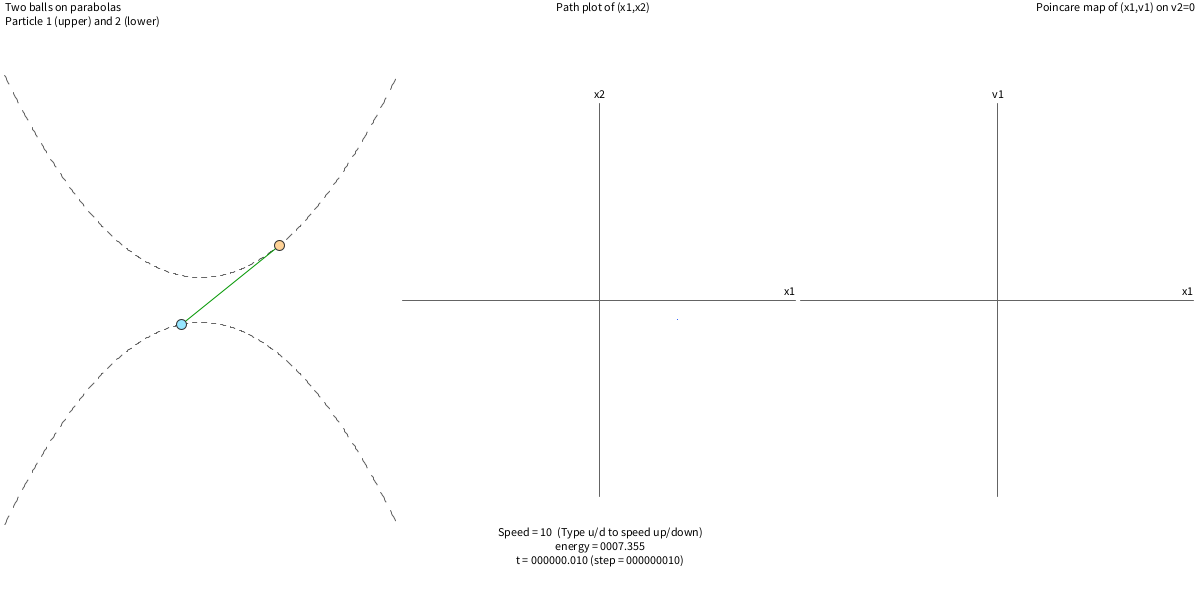
Frame 1 (no input)
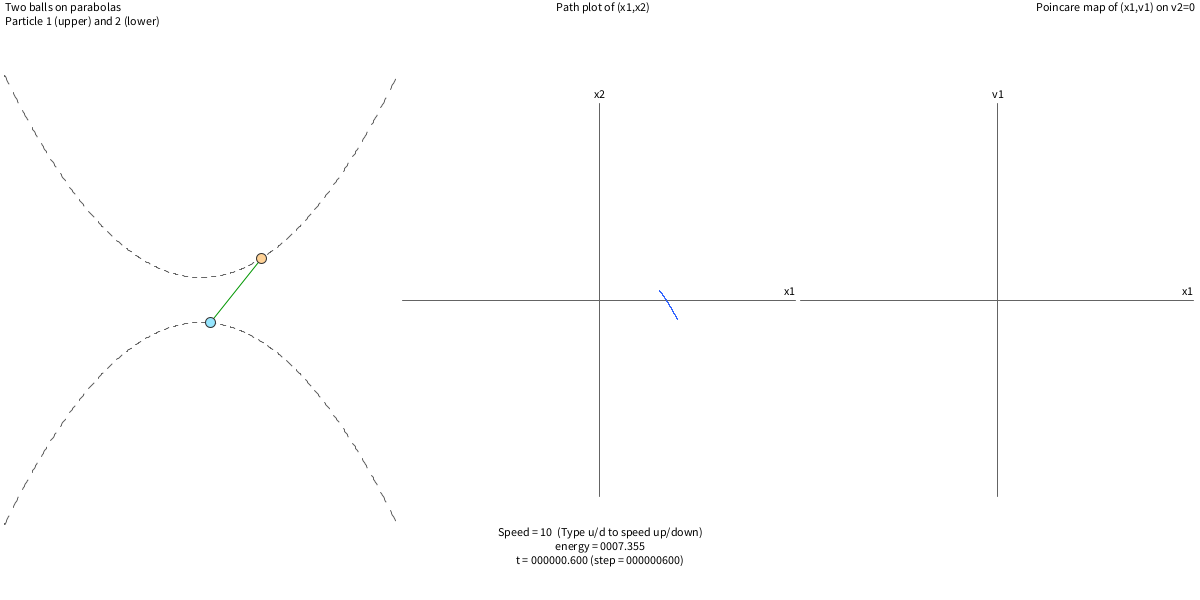
Frame 60 (the mouse pressed at the canvas centre just before this capture)
Frame 120 (the mouse held since frame 60 and released just before this capture): identical to frame 60, image omitted

The Processing sketch that drew these frames (run headless with seeded random() and noise(); from frame 60 on, the mouse is pressed at the canvas centre):

// Processing sketch: two_balls_on_parabolas_multi
// ── two_balls_on_parabolas_multi.pde
/*

  two_balls_on_parabolas_multi.pde
  
  * シミュレーションモデル  
    - 2つの質点（質量同じ）がそれぞれ別の放物線の上を摩擦なしで滑る。
    - 2つの放物線の方程式は以下の通り：
       放物線1：y = +x^2 + 1
       放物線2：y = -x^2 - 1
    - 2つの質点（質点1と質点2）は線形バネで連結されている。
    - バネの自然長と質量はゼロとする。
    - 重力の影響は無視する。  
  
  * 変数の定義
    - この系の自由度は2である。
    - 質点1のx座標をx1,x1の時間微分（=速度のx成分）をv1とする
    - 質点2も同様。
    - 一般化座標(x1,x2,v1,v2)をGeneralCoordsクラスにまとめた。
  
  * この系のラグランジアンは
           L(x1,x2,v1,v2) = (m/2)*(v1^2+4*x1^2*v1^2)
                          + (m/2)*(v2^2+4*x2^2*v2^2)
                          - (k/2)*s^2,
    ここで以下は作業用の変数：
            s = sqrt(dx^2+dy^2), dx=x1-x2, dy=x1^2+x2^2+2.

  * シミュレーション手法
    - ラグランジュの運動方程式をequation_of_motion()関数で解く。
    - 数値積分には古典的な4次ルンゲ・クッタ法を使う。
    - 座標や物理量はfloat（単精度）浮動小数点数として計算している。
    - 精度確認のため全エネルギーを計算・表示する。
  
  * 可視化
    - Processingの線分と円の表示機能を使用。
    - Processingではy軸（+y）の向きが画面の下方向なのでmap関数で反転し、
      y軸+yが画面の上方向になるようにしている。
    - Processingのウィンドウ画面を3つの領域に分割して使う。
    - 細かく言えばこの3つの領域の周囲にヘッダとフッタ領域も確保している。
        +------------+------------+------------+
        |            |            |            |
        |     x-y    |    x1-x2   |   x1-v1    |
        |     plot   |     plot   |  Poincare  |
        |(real space)|(Every time |    map     |
        |            |      steps)| (For v2=0) |
        |            |            |            |
        +------------+------------+------------+
       
  * 使用法
    - 初期条件の設定は setup()関数の以下の部分で変更する。
        balls = new GeneralCoords( 質点1のx座標, その時間微分,
                                   質点2のx座標, その時間微分 )
    - キーボードのuキーで計算（表示）の加速。
    - キーボードのdキーで計算（表示）の減速。
    - キーボードのsキーで計算（表示）の一時停止(stop)と再スタート(start)。
    - マウスクリックもstart/stopのトグル。 
    
  * 開発履歴
    - Akira Kageyama (kage@port.kobe-u.ac.jp)
    - June 29, 2023
    - July 05, 2023 ポアンカレマップ（双方向交差→片方向交差）
  
*/


final int VERTICAL_MARGIN = 75;
final int HORIZONTAL_MARGIN = 5;


float time = 0.0;
int step = 0;
float dt = 0.001;

boolean running_state_toggle = true;

float x_coord_min = -3.0;
float x_coord_max =  3.0;

int speed = 10;

GeneralCoords balls;
GeneralCoords balls_prev;

final float SPRING_K  = 1.0;
final float PARTICLE_MASS = 1.0;
final float OMEGA_SQ = SPRING_K/PARTICLE_MASS;



class Window {
    int xmin;
    int xmax;
    int ymin;
    int ymax;
   
    Window(int xmin,int ymin,int xmax,int ymax) {
        this.xmin = xmin;
        this.ymin = ymin;
        this.xmax = xmax;
        this.ymax = ymax;
    }
   
    void background(int gray) {
        noStroke();
        fill(gray);
        rect(xmin,ymin,(xmax-xmin),(ymax-ymin));
    }
   
    void frame(int gray) {
        stroke(gray);
        noFill();
        rect(xmin,ymin,(xmax-xmin),(ymax-xmin));
    }
    
    void translate_origin() {
        translate((xmax+xmin)/2,(ymax+ymin)/2); //<>//
    }
    
      // 
      // |<---------width--------->|
      // .                         .
      // .                         .
      // +-------------------------+ ... ---
      // |    |      VM       |    |     /|\
      // |----+---------------+----|      |
      // |    |               |    |      |
      // |    | VM=Vertical   |    |      |
      // | HM |      Margin   | HM |    height
      // |    | HM=Horizontal |    |      |
      // |    |        Margin |    |      |
      // |----+---------------+----|      |
      // |    |      VM       |    |     \|/
      // +-------------------------+ ... ---
      // (x,y) = physical unit coords. 
      // (map(x),map(y)) = pixel coords.
    
    float mapx(float x) {
        float scale = (this.xmax - this.xmin)/(x_coord_max-x_coord_min);
        return x*scale;
    }
    
    
    float mapy(float y) {
        float y_coord_max = parabola_func_upper(x_coord_max);
        float y_coord_min = -y_coord_max;
        float scale = (this.ymax-this.ymin)/(y_coord_max-y_coord_min);
        return -scale*y;  // reverse up/down direction.
    }

    
    void draw_axes_x1_x2() {
      pushMatrix();
        translate_origin();
        stroke(100,100,100);
        line(mapx(x_coord_min),0,mapx(x_coord_max),0);
        line(0,mapx(x_coord_min),0,mapx(x_coord_max));
      popMatrix();
    }


    void draw_balls_on_xyplane(float x1,float x2) {
      pushMatrix();
          translate_origin();
          stroke(50,100,255); 
          point(mapx(x1),-mapx(x2));
      popMatrix();
    }

    void draw_parabolas() {
      pushMatrix();
        translate_origin();
        
        int nx = 500;
        float dx = (x_coord_max-x_coord_min)/nx;
        float x, y;
    
        float x_prev = x_coord_min;
        float y_prev = parabola_func_upper(x_prev);
    
        for (int i=1; i<=nx; i++) { // starts from i=1.
            x = x_coord_min + dx*i;
            y = parabola_func_upper(x);
            if ( i%12 <= 6 ) stroke(100,100,100);
            else             stroke(255,255,255);
            line(mapx(x_prev),mapy(y_prev),mapx(x),mapy(y));
            x_prev = x;
            y_prev = y;
        }
    
        x_prev = x_coord_min;
        y_prev = parabola_func_lower(x_prev);
    
        for (int i=1; i<=nx; i++) { // starts from i=1.
          x = x_coord_min + dx*i;
          y = parabola_func_lower(x);
          if ( i%12 <= 6 ) stroke(100,100,100);
          else             stroke(255,255,255);
          line(mapx(x_prev),mapy(y_prev),mapx(x),mapy(y));
          x_prev = x;
          y_prev = y;
        }
      popMatrix();
    }
    
    
    void draw_balls_on_parabolas(float x1,float x2) {
      pushMatrix();
        translate_origin();
        stroke(50); 
        fill(255,210,150);
    
        float y1 = parabola_func_upper(x1);
        ellipse(mapx(x1),mapy(y1),10,10);
        
        fill(150,230,255);
        float y2 = parabola_func_lower(x2);
        ellipse(mapx(x2),mapy(y2),10,10);
      popMatrix();
    }
     
    
    void draw_poincare_x1_x2(float x1, float x2) {
      pushMatrix();
        translate_origin();
        stroke(255,100,100); 
        point(mapx(x1),-mapx(x2));
      popMatrix();
    }
         
    
    void draw_poincare_x1_v1(float x1, float v1) {
      float factor = 0.8; // trial and errors.
      pushMatrix();
        translate_origin();
        stroke( 0, 150, 0 ); 
        point(factor*mapx(x1),-factor*mapx(v1));
      popMatrix();
    }
        
    
    void draw_spring() {
      pushMatrix();
        translate_origin();
        stroke(0,150,0);
        float x1 = balls.x1;
        float y1 = parabola_func_upper(x1);
        float x2 = balls.x2;
        float y2 = parabola_func_lower(x2);
        line(mapx(x1),mapy(y1),mapx(x2),mapy(y2));
      popMatrix();
    }    

    void label_x_axis(String msg) {
      pushMatrix();
        translate_origin();
        fill(0,0,0);
        textAlign(RIGHT);
        text(msg,mapx(x_coord_max),-6);
      popMatrix();
    }
    
    void label_y_axis(String msg) {
      pushMatrix();
        translate_origin();
        fill(0,0,0);
        textAlign(CENTER);
        text(msg,mapx(0), -mapx(x_coord_max)-6);
      popMatrix();
    }
}




class Header {

    void erase(int gray) {
      fill(gray);
      rect(0,0,width,VERTICAL_MARGIN);
    }

    void title(String msg, int rlc) {  
        // rlc = RIGHT or LEFT or CENTER
        noStroke();
        pushMatrix();
          fill(0,0,0);
          textAlign(rlc); 
          text(msg,0,textWidth(" "),width,VERTICAL_MARGIN);
        popMatrix();
    }
}



class Footer {

    void erase(int gray) {
      noStroke();
      fill(gray);
      rect(0,height-VERTICAL_MARGIN,width,VERTICAL_MARGIN);
    }

    void title(String msg, int rlc) {  
        // rlc = RIGHT or LEFT or CENTER
        noStroke();
        pushMatrix();
          fill(0,0,0);
          textAlign(rlc);
          text(msg,0,height-VERTICAL_MARGIN+textWidth(" "),
               width,VERTICAL_MARGIN);
        popMatrix();
    }
}


Header header = new Header();
Footer footer = new Footer();


Window[] window;


class GeneralCoords {
  float x1;
  float v1;
  float x2;
  float v2;
  
  GeneralCoords(float x1, float v1, float x2, float v2) {
    this.x1 = x1;
    this.v1 = v1;
    this.x2 = x2;
    this.v2 = v2;
  }
  
  GeneralCoords() {
    x1 = 0.0;
    v1 = 0.0;
    x2 = 0.0;
    v2 = 0.0;
  }
  
  GeneralCoords(GeneralCoords copy) {
    x1 = copy.x1;
    v1 = copy.v1;
    x2 = copy.x2;
    v2 = copy.v2;
  }
}



void setup() {
    size(1200,600);
    background(255);
    frameRate(60);
    // window = new Window[3];
    
    //    0  x0l       x0r x1l     x1r x2l      x2r  width
    //    |   |         | | |       | | |        |   |
    //    |   |         | | |       | | |        |   |
    //    |H_M|---------|H_M|-------|H_M|--------|H_M|
    //    |   |         | | |       | | |        |   |
    //    | "H_M" = HORIZONTAL_MARGIN            |   |
    //    |   |         | | |       | | |        |   |

    int each_window_width = (width-4*HORIZONTAL_MARGIN)/3;    
    int x0l = HORIZONTAL_MARGIN;
    int x0r = x0l + each_window_width;
    int x1l = x0r + HORIZONTAL_MARGIN;
    int x1r = x1l + each_window_width;
    int x2l = x1r + HORIZONTAL_MARGIN;
    int x2r = x2l + each_window_width;
    //
    //   +----                       y=0
    //   |  VERTICAL_MARGIN
    //   +----                       y=y1
    //   |
    //   |
    //   |
    //   |
    //   |
    //   +----                       y=y2
    //   |  VERTICAL_MARGIN
    //   +----                       y=height

    int y1 = VERTICAL_MARGIN;
    int y2 = height - VERTICAL_MARGIN;
    
    window = new Window[3];
    
    window[0] = new Window(x0l,y1,x0r,y2);
    window[1] = new Window(x1l,y1,x1r,y2);
    window[2] = new Window(x2l,y1,x2r,y2);
    
    window[1].draw_axes_x1_x2();
    window[1].label_x_axis("x1");
    window[1].label_y_axis("x2");
    window[2].draw_axes_x1_x2();
    window[2].label_x_axis("x1");
    window[2].label_y_axis("v1"); //<>//

 
    header.title("  Two balls on parabolas\n  Particle 1 (upper) and 2 (lower)",LEFT);
    header.title("  Path plot of (x1,x2)", CENTER);
    header.title("Poincare map of (x1,v1) on v2=0  ", RIGHT);
    
//// 線形（微小）単振動
//      balls = new GeneralCoords( x_coord_max*0.05,0,  // x1 & v1
//                                 x_coord_max*0.05,0); // x2 & v2
//// 線形（微小）振動
//    balls = new GeneralCoords( x_coord_max*0.1,0,  // x1 & v1
//                              -x_coord_max*0.05,0); // x2 & v2
//// 非線形単一周期運動
//    balls = new GeneralCoords( x_coord_max*0.4,0,  // x1 & v1
//                              -x_coord_max*0.4,0); // x2 & v2
//// 比較的単純な非線形運動
//    balls = new GeneralCoords( x_coord_max*0.4,0,  // x1 & v1
//                              -x_coord_max*0.2,0); // x2 & v2
// 複雑な運動
    balls = new GeneralCoords( x_coord_max*0.4,0,  // x1 & v1
                              -x_coord_max*0.1,0); // x2 & v2

    balls_prev = new GeneralCoords();                             
}


float total_energy() {
    float x1 = balls.x1;
    float v1 = balls.v1;
    float x2 = balls.x2;
    float v2 = balls.v2;

    float v1sq = v1*v1;
    float v2sq = v2*v2;

    float y1 = parabola_func_upper(x1);
    float y2 = parabola_func_lower(x2);
    
    float y1dot = parabola_func_upper_derivative(x1)*v1;
    float y2dot = parabola_func_lower_derivative(x2)*v2;
    float y1dotsq = y1dot*y1dot;
    float y2dotsq = y2dot*y2dot;
    
    float s = sqrt((x1-x2)*(x1-x2)+(y1-y2)*(y1-y2));

    float kinetic_e = 0.5*PARTICLE_MASS*(v1sq+y1dotsq+v2sq+y2dotsq);
    float potential = 0.5*SPRING_K*(s*s);

    return(kinetic_e + potential);
}


void rungekutta_advance(GeneralCoords b, 
                        GeneralCoords b1, 
                        GeneralCoords db, 
                        float factor) {
    b.x1 = b1.x1 + factor*db.x1;
    b.v1 = b1.v1 + factor*db.v1;
    b.x2 = b1.x2 + factor*db.x2;
    b.v2 = b1.v2 + factor*db.v2;    
}


void equation_of_motion(GeneralCoords b, 
                        GeneralCoords db, 
                        float dt) {
  //    Lagrangian
  //       L(x1,x2,v1,v2) = (m/2)*(v1^2+4*x1^2*v1^2)
  //                      + (m/2)*(v2^2+4*x2^2*v2^2)
  //                      - (k/2)*s^2
  //    where
  //        s = sqrt(dx^2+dy^2), dx=x1-x2, dy=x1^2+x2^2+2
  // 
    float x1 = b.x1;
    float v1 = b.v1;
    float x2 = b.x2;
    float v2 = b.v2;

    float dx   = x1 - x2;
    float x1sq = x1*x1;
    float v1sq = v1*v1;
    float x2sq = x2*x2;
    float v2sq = v2*v2;
    float dy   = x1sq + x2sq + 2;
    float f1 = OMEGA_SQ*( dx+2*x1*dy);
    float f2 = OMEGA_SQ*(-dx+2*x2*dy);

    db.x1 = ( v1 ) * dt;
    db.v1 = ( -1.0/(1+4*x1sq)*(4*x1*v1sq + f1) ) * dt;
    db.x2 = ( v2 ) * dt;
    db.v2 = ( -1.0/(1+4*x2sq)*(4*x2*v2sq + f2) ) * dt;
}



void runge_kutta4()
{
  final float ONE_SIXTH = 1.0/6.0;
  final float ONE_THIRD = 1.0/3.0;
  
  GeneralCoords work = new GeneralCoords(); 
  GeneralCoords db01 = new GeneralCoords();
  GeneralCoords db02 = new GeneralCoords();
  GeneralCoords db03 = new GeneralCoords();
  GeneralCoords db04 = new GeneralCoords();

  balls_prev.x1 = balls.x1;
  balls_prev.v1 = balls.v1;
  balls_prev.x2 = balls.x2;
  balls_prev.v2 = balls.v2;
  
  //step 1
  equation_of_motion(balls_prev, db01, dt);
  rungekutta_advance(work, balls_prev, db01, 0.5);

  //step 2
  equation_of_motion(work, db02, dt);
  rungekutta_advance(work, balls_prev, db02, 0.5);

  //step 3
  equation_of_motion(work, db03, dt);
  rungekutta_advance(work, balls_prev, db03, 1.0);

  //step 4
  equation_of_motion(work, db04, dt);
  
  

  //the result
  balls.x1 = balls_prev.x1 + (  
                        ONE_SIXTH*db01.x1
                      + ONE_THIRD*db02.x1
                      + ONE_THIRD*db03.x1
                      + ONE_SIXTH*db04.x1 
                      );
  balls.v1 = balls_prev.v1 + (  
                        ONE_SIXTH*db01.v1
                      + ONE_THIRD*db02.v1
                      + ONE_THIRD*db03.v1
                      + ONE_SIXTH*db04.v1 
                      ); 
  balls.x2 = balls_prev.x2 + (  
                        ONE_SIXTH*db01.x2
                      + ONE_THIRD*db02.x2
                      + ONE_THIRD*db03.x2
                      + ONE_SIXTH*db04.x2 
                      );
  balls.v2 = balls_prev.v2 + (  
                        ONE_SIXTH*db01.v2
                      + ONE_THIRD*db02.v2
                      + ONE_THIRD*db03.v2
                      + ONE_SIXTH*db04.v2 
                      ); 

}


float parabola_func_upper(float x) {
  // When you change this, revise its derivative
  // parabola_func_upper_derivative(), too.
  float y;
  y = x*x+1;
  return(y);
}

float parabola_func_upper_derivative(float x) {
  // When you change this, revise
  // parabola_func_upper(), too.
  float y;
  y = 2*x;
  return(y);
}


float parabola_func_lower(float x) {
  // When you change this, revise its derivative
  // parabola_func_lower_derivative(), too.
  float y;
  y = -x*x-1;
  return y;
}

float parabola_func_lower_derivative(float x) {
  // When you change this, revise
  // parabola_func_upper(), too.
  float y = -2*x;
  return y;
}


void draw(){
    window[0].background(255);
    window[0].draw_parabolas();
 
    if ( running_state_toggle ) {
      for (int icnt=0; icnt<speed; icnt++) {
        runge_kutta4();
        time += dt;
        step += 1;
        
        window[1].draw_balls_on_xyplane(balls.x1,balls.x2);    

        float cross_before = balls_prev.v2; // for Poincare
        float cross_after  = balls.v2;      // cross section.
        if (cross_before < 0 &&  cross_after > 0 ) {
          //   |              .
          // va|____________.
          //   |          . |
          //   |        .   |
          // --+-xb---.-----xa------>x
          //   |  | .  \
          // vb|__.     x=xb-vb*(xa-xb)/(va-vb) 
          //   |.       (See below.)
          //
          // The equation of the linear function is  
          //       v(x) = (va-vb)/(xa-xb) * (x-xb) + vb.
          // Solving 
          //       v(x) = 0,
          // We get
          //       x = xb-vb*(xa-xb)/(va-vb)
          //         = xb+weight*(xa-xb)  [weight=-vb/(va-vb)]
          //         = weight*xa + (1-weight)*xb
          float wa = -cross_before/(cross_after-cross_before);
          float wb = 1 - wa;
          float xx1 = wa*balls.x1 + wb*balls_prev.x1;
          float xx2 = wa*balls.x2 + wb*balls_prev.x2;
          float vv1 = wa*balls.v1 + wb*balls_prev.v1;
//          window[2].draw_poincare_x1_x2(xx1,xx2);
          window[2].draw_poincare_x1_v1(xx1,vv1);
        }        
      }
      //if ( step%1000 == 0 ) {
      //  println("step = ", step," time = ", time," energy = ",total_energy());
      //}
    }

    window[0].draw_spring();
    window[0].draw_balls_on_parabolas(balls.x1,balls.x2);
    
    String str = "Speed = " + nf(speed) + "  (Type u/d to speed up/down)";
    str += "\nenergy = " + nf(total_energy(),4,3);
    str += "\nt = " + nf(time,6,3);
    str += " (step = " + nf(step,9) + ")";
    footer.erase(255);
    footer.title(str, CENTER);
}

void mousePressed() {
  running_state_toggle = !running_state_toggle;
}

void keyReleased() {
  switch (key) {
    case 's':
      running_state_toggle = !running_state_toggle;
      break;
    case 'u':
      speed *= 2;
      break;
    case 'd':
      speed /= 2;
      if ( speed <= 0 ) speed = 1;
      break;
  }
}
